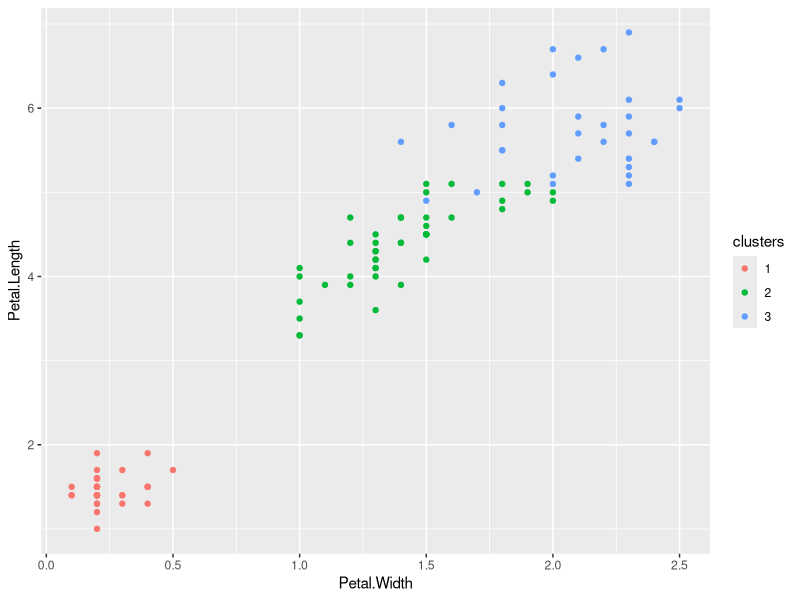

This figure's R source: (Note: this script raises an error after producing the figure.)
## ---- chunk 1
data("iris")
library(ggplot2)
# library(caret)
# #This way is straigtforward
# inTrain <- createDataPartition(y=iris$Species,
#                               p=0.7, list=FALSE)
#this way is smarter and simpler, no need to use package caret
inTrain = sample(c(TRUE,FALSE), length(iris$Species),replace = T,prob = c(0.7,0.3))

training <- iris[inTrain,]
testing <- iris[-inTrain,]
dim(training)
dim(testing)


library(tidyverse)
kMeans1 <- kmeans(select(training,-Species),centers=3)
#cluster is categorical variable
training$clusters <- as.factor(kMeans1$cluster)
qplot(Petal.Width,Petal.Length,colour=clusters,data=training)


#compare clustering results to real labels
table(kMeans1$cluster,training$Species)

#Build predictor - decision tree
modFit <- train(clusters ~.,data=select(training,-Species),method="rpart")
table(predict(modFit,training),training$Species)

#Apply on test
testClusterPred <- predict(modFit,testing) 
table(testClusterPred ,testing$Species)

